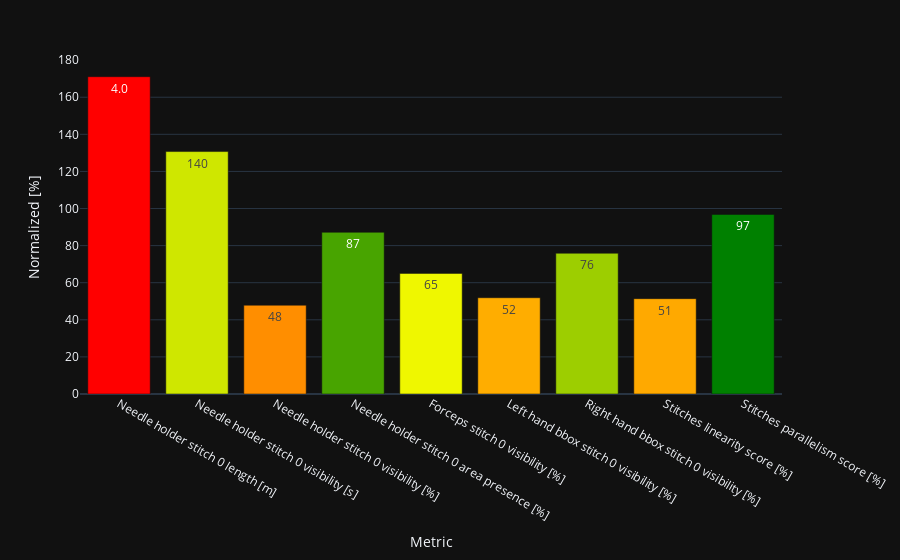

Notebook code cell kept with this figure:
### Code cell
fig = visualization_tools.make_plot_with_metric(df_one, cols=cols, normalization=normalization)
fig.show()

### Figure 1 — Plotly figure (JSON) as saved in the notebook; plotly's stock layout.template omitted (floating-point values rounded to 4 significant figures)
{"data": [{"alignmentgroup": "True", "hovertemplate": "Metric=%{x}<br>Normalized [%]=%{y}<br>Value=%{text}<br>distance=%{marker.color}<extra></extra>", "legendgroup": "", "marker": {"color": [71.07, 30.7, 52.13, 12.83, 34.98, 48.09, 24.12, 48.6, 3.189], "coloraxis": "coloraxis", "pattern": {"shape": ""}}, "name": "", "offsetgroup": "", "orientation": "v", "showlegend": false, "text": [4.045, 144.6, 47.87, 87.17, 65.02, 51.91, 75.88, 51.4, 96.81], "textposition": "auto", "x": ["Needle holder stitch 0 length [m]", "Needle holder stitch 0 visibility [s]", "Needle holder stitch 0 visibility [%]", "Needle holder stitch 0 area presence [%]", "Forceps stitch 0 visibility [%]", "Left hand bbox stitch 0 visibility [%]", "Right hand bbox stitch 0 visibility [%]", "Stitches linearity score [%]", "Stitches parallelism score [%]"], "xaxis": "x", "y": [171.1, 130.7, 47.87, 87.17, 65.02, 51.91, 75.88, 51.4, 96.81], "yaxis": "y", "type": "bar", "texttemplate": "%{text:.2s}"}], "layout": {"xaxis": {"anchor": "y", "domain": [0.0, 1.0], "title": {"text": "Metric"}}, "yaxis": {"anchor": "x", "domain": [0.0, 1.0], "title": {"text": "Normalized [%]"}}, "coloraxis": {"colorbar": {"title": {"text": "distance"}}, "colorscale": [[0.0, "green"], [0.5, "yellow"], [1.0, "red"]], "showscale": false}, "legend": {"tracegroupgap": 0}, "margin": {"t": 60}, "barmode": "relative"}}
